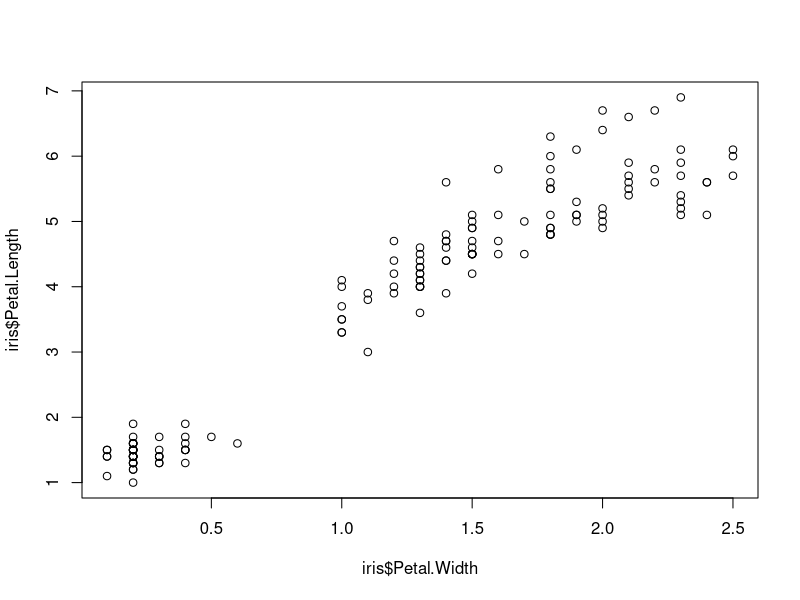
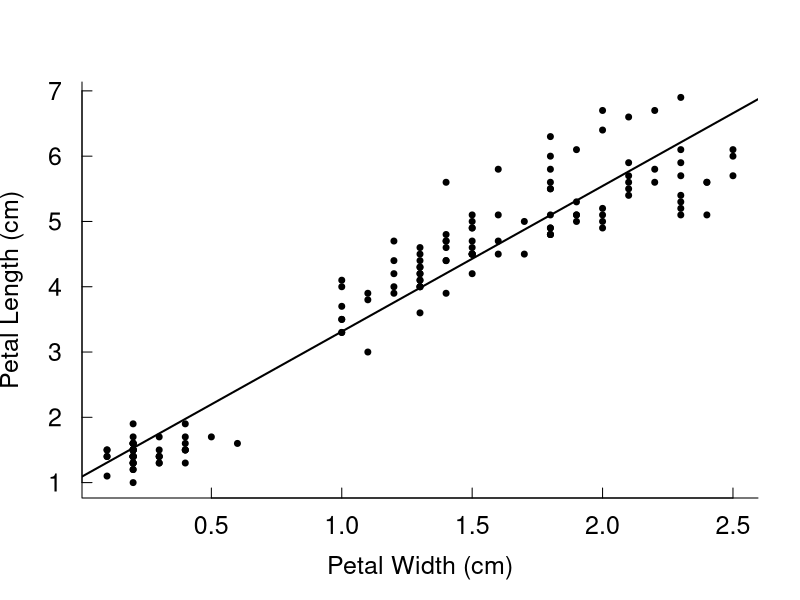
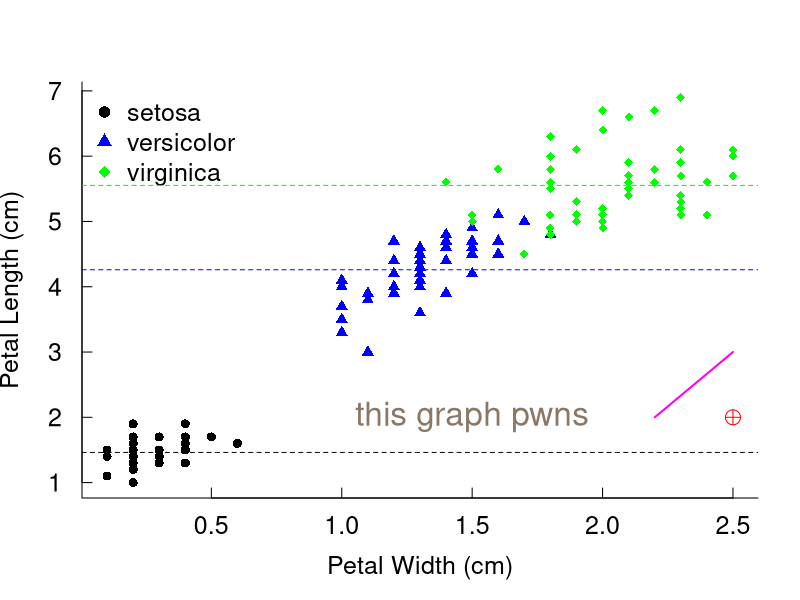
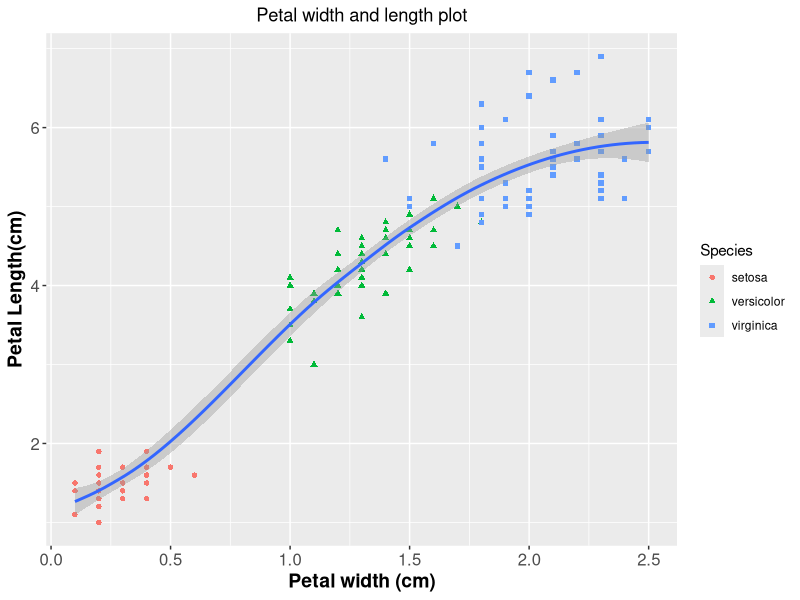

The R script that drew these images, in order:
## ---- chunk 1
rm(list=ls()) # remove all objects currently held in the R environment
## ---- chunk 2
head(iris)
# help(iris) or ?iris will give you mor information about the data set
?plot # info about plot function
## ---- chunk 3
plot( iris$Petal.Width, iris$Petal.Length )
## ---- chunk 4
plot( iris$Petal.Width, iris$Petal.Length,
        xlab="Petal Width (cm)", ylab="Petal Length (cm)", pch=20 ,
        cex.lab=1.5, cex.axis=1.5, cex=1.2,
        bty="L", las=1, tcl=0.5 ) # xlab - specifies the name of the x axis label and ylab specifies the name of the y axis label; pch specifies type of point we use - pch=20 is small round dot; cex - character expansion (labels, axis and points), bty - box type. las numeric in {0,1,2,3}; the style of axis labels. 0: always parallel to the axis [default], 1: always horizontal, 2: always perpendicular to the axis, 3: always vertical. tlc - The length of tick marks as a fraction of the height of a line of text. The default value is -0.5; setting tcl = NA sets tck = -0.01 which is S' default.
abline(lm(Petal.Length~Petal.Width, data=iris),col="black", lwd=2, lty=1)
## ---- chunk 5

?par
?points
## ---- chunk 6
my.colors <- c("black","blue","green")
my.points <- c(16,17,18)
levels(iris$Species) # display levels of variable Species within iris data set
plot( iris$Petal.Width, iris$Petal.Length,
        col=my.colors[iris$Species], pch=my.points[iris$Species], 
        xlab="Petal Width (cm)", ylab="Petal Length (cm)",
        cex.lab=1.5, cex.axis=1.5, cex=1.2,
        bty="L", las=1, tcl=0.5 )
legend("topleft", levels(iris$Species), col=my.colors, pch=my.points, lty=0, bty="n",
        cex=1.5) # bty = "n" means no box around legend
abline(h=mean(iris$Petal.Length[iris$Species=="virginica"]),col="green",lty=2)
abline(h=mean(iris$Petal.Length[iris$Species=="versicolor"]),col="blue",lty=2)
abline(h=mean(iris$Petal.Length[iris$Species=="setosa"]),col="black",lty=2)
palette()
colors()
text(1.5,2,labels="this graph pwns",col="peachpuff4",cex=2 ) # some other embellishments you might want to add...
# add some specific lines or points
points(2.5,2,pch=10,col="red",cex=2) 
lines(c(2.2,2.5),c(2,3),col="magenta",lwd=2)
## ---- chunk 7
save( list=ls(), file="grazing_data.rdata")
## ---- chunk 8

# create and open the tif file for writing
tiff(filename="petal_plot_1.tif",units="cm",
		height=21,width=21, res=300, compression="none")

# do the plotting
my.colors <- c("black","blue","green")
my.points <- c(16,17,18)
plot( iris$Petal.Width, iris$Petal.Length,
        col = my.colors[iris$Species], 
        pch = my.points[iris$Species], 
        xlab = "Petal Width (cm)", ylab="Petal Length (cm)",
        cex.lab = 1.5, cex.axis = 1.5, cex = 1.2,
        bty = "L", las = 1, tcl = 0.5 )
legend("topleft", levels(iris$Species), col=my.colors, pch=my.points, lty=0, bty="n",
        cex=1.5) # bty = "n" means no box around legend

# close the tif file
dev.off()
## ---- chunk 9
library(tidyverse) # load package with ggplot

# create the plot and save it in object called p2
p2 <- ggplot(data= iris, mapping = aes(x=Petal.Width,y=Petal.Length)) + 
  geom_point(mapping = aes(color = Species, shape=Species)) + 
  geom_smooth() + ggtitle("Petal width and length plot") + 
  theme(plot.title = element_text(hjust = 0.5), 
        axis.text=element_text(size=12),
        axis.title=element_text(size=14,face="bold")) + 
  labs( x="Petal width (cm)",y="Petal Length(cm)") 

# printing the created ggplot object causes it to be show on screen
print(p2)

# save it out as a tiff or myriad otehr formats
ggsave(filename="petal_plot_2.tif", plot = p2, device = "tiff",
       dpi = 300, compression = "none")

# aesthetics defines x and y axis; geom_point defines classification variable Species for shape and colour; geom_smooth provides shoothing curve through data; ggtitle defines title; theme adjust title in the centre of the plot; axis.text - defines text size for axis text; axis.title - defines size and style of the axis text; labs defines x and y - axis labels.

## ---- chunk 10

library(tidyverse)

# create the plot and save it in object called p3
p3 <- ggplot(data= iris, mapping = aes(x=Petal.Width,y=Petal.Length)) + geom_point(mapping = aes(color = Species, shape=Species)) + 
  geom_smooth() + ggtitle("Petal width and length plot") + scale_shape_manual (values=4:6) +
                theme(plot.title = element_text(hjust = 0.5), axis.text=element_text(size=12),
        axis.title=element_text(size=14,face="bold")) + 
  labs( x="Petal width (cm)",y="Petal Length(cm)")
# the only difference with previous graph is that each shape variable (Species) is defined manualy with scale_shape_manual.

# save it out as a tiff or myriad otehr formats
ggsave(filename="petal_plot_3.tif", plot = p3, device = "tiff",
       dpi = 300, compression = "none")

